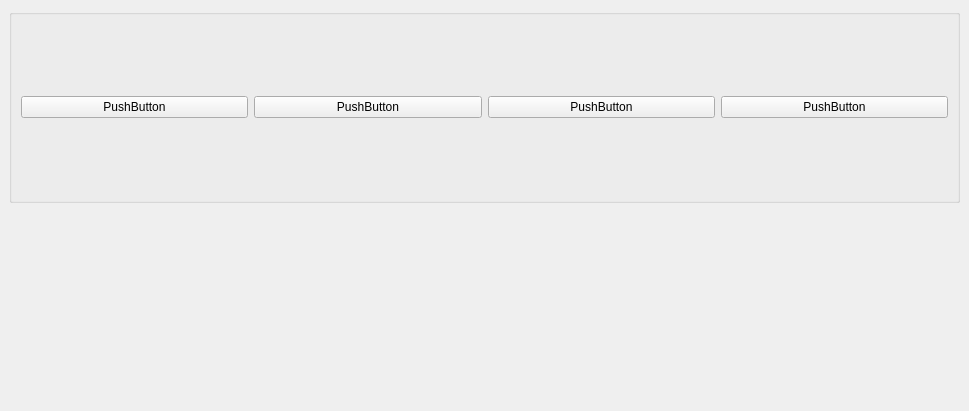
<?xml version="1.0" encoding="UTF-8"?>
<ui version="4.0">
 <class>ItemTimeSchedule</class>
 <widget class="QWidget" name="ItemTimeSchedule">
  <property name="geometry">
   <rect>
    <x>0</x>
    <y>0</y>
    <width>969</width>
    <height>411</height>
   </rect>
  </property>
  <property name="windowTitle">
   <string>Form</string>
  </property>
  <layout class="QGridLayout" name="gridLayout">
   <property name="leftMargin">
    <number>0</number>
   </property>
   <property name="topMargin">
    <number>0</number>
   </property>
   <property name="rightMargin">
    <number>0</number>
   </property>
   <property name="bottomMargin">
    <number>0</number>
   </property>
   <property name="spacing">
    <number>0</number>
   </property>
   <item row="0" column="0">
    <widget class="QWidget" name="wBg" native="true">
     <layout class="QVBoxLayout" name="verticalLayout">
      <item>
       <widget class="QGroupBox" name="groupBox_2">
        <layout class="QHBoxLayout" name="horizontalLayout">
         <item>
          <widget class="QPushButton" name="pushButton">
           <property name="focusPolicy">
            <enum>Qt::NoFocus</enum>
           </property>
           <property name="text">
            <string>PushButton</string>
           </property>
          </widget>
         </item>
         <item>
          <widget class="QPushButton" name="pushButton_4">
           <property name="text">
            <string>PushButton</string>
           </property>
          </widget>
         </item>
         <item>
          <widget class="QPushButton" name="pushButton_3">
           <property name="text">
            <string>PushButton</string>
           </property>
          </widget>
         </item>
         <item>
          <widget class="QPushButton" name="pushButton_2">
           <property name="focusPolicy">
            <enum>Qt::NoFocus</enum>
           </property>
           <property name="text">
            <string>PushButton</string>
           </property>
          </widget>
         </item>
        </layout>
       </widget>
      </item>
      <item>
       <widget class="QWidget" name="widget" native="true"/>
      </item>
     </layout>
    </widget>
   </item>
  </layout>
 </widget>
 <resources/>
 <connections/>
</ui>
